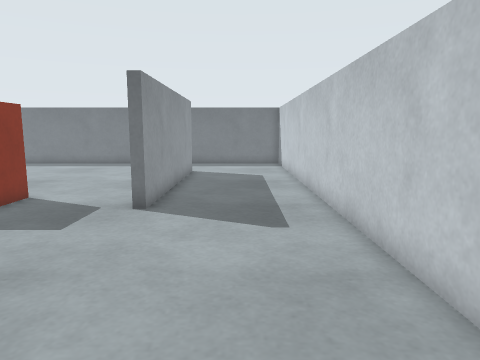
view 1 (above)

15 first-person views from a walk through a world built for the Webots simulator. The camera is 0.57 m above the floor, tilts 8° down and sees 70° across. The floor is counted in squares, 0.25 m on a side. Each view is taken from the middle of a square. On the plan, view 1 faces up. The plan holds only what a view shows up to about 19 squares ahead; the rest is blank. Robots are left out.

view 2
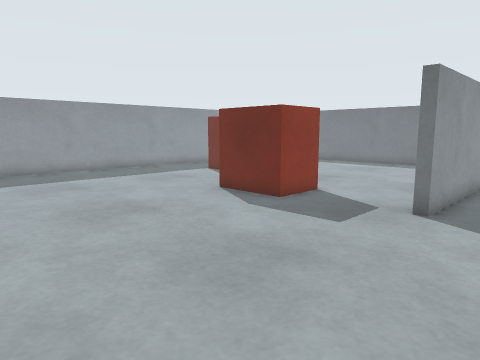

view 3
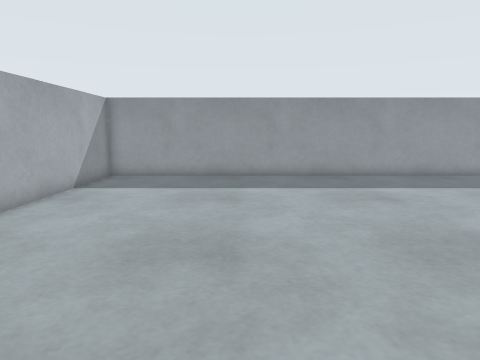

view 4
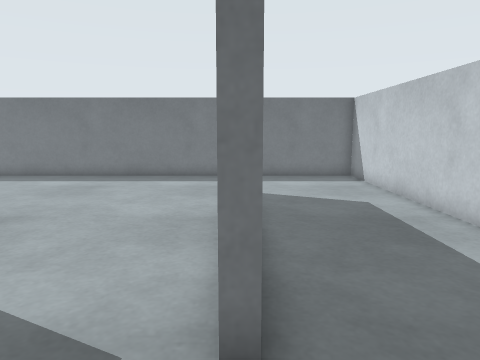

view 5
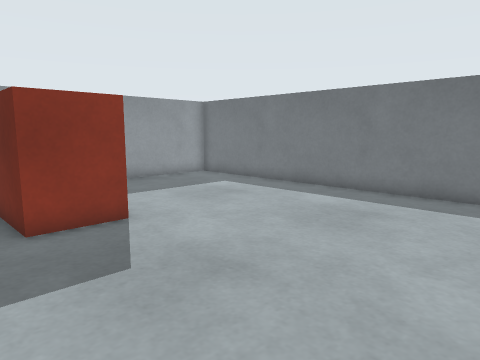

view 6
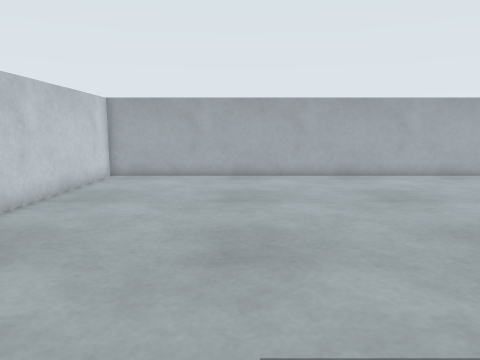

view 7
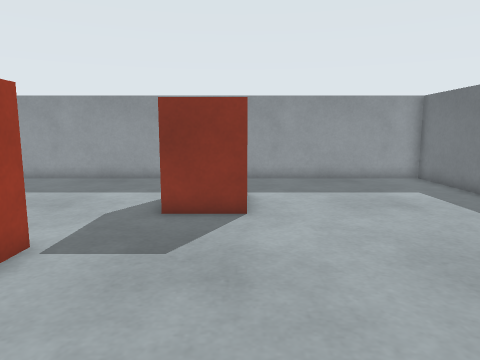

view 8
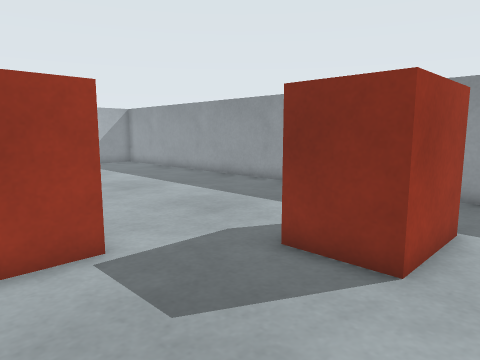

view 9
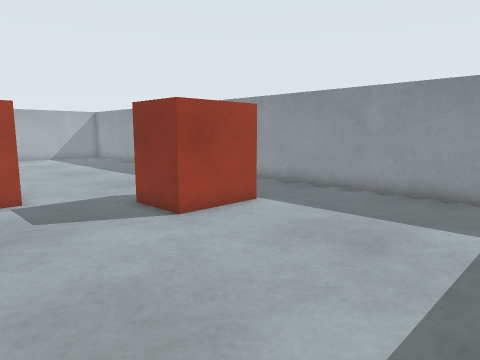

view 10
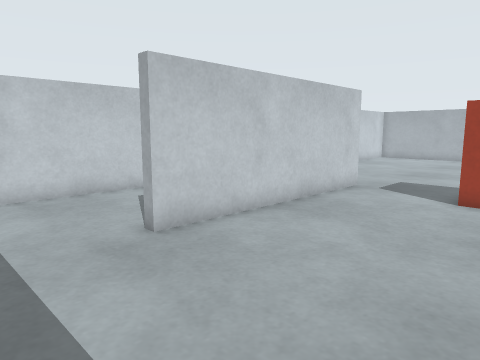

view 11
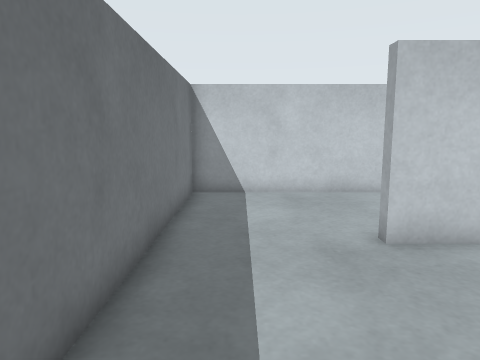

view 12
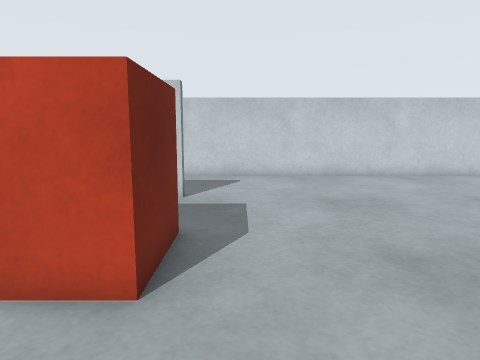

view 13
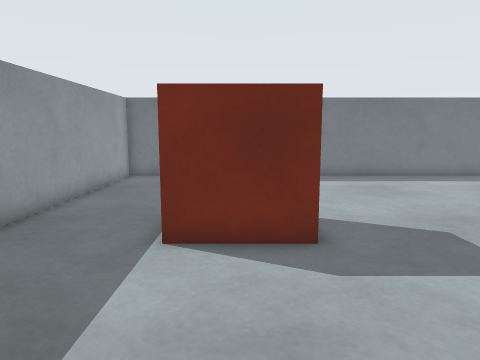

view 14
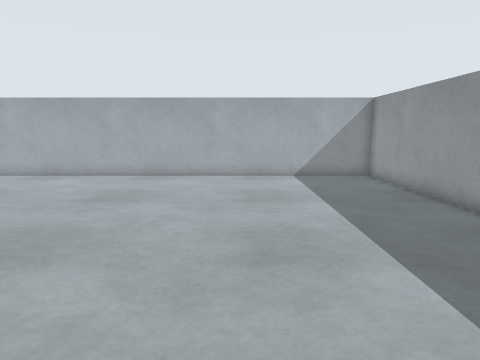

view 15
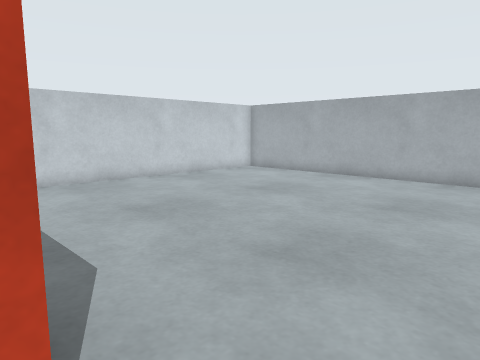

### Floor plan
Key: @ floor where view 1 was taken; # wall or solid block; . floor; B red box.
Columns run from 21 left of view 1 to 3 right of it. Each row starts with its distance up from view 1.
 25 #########################
 24 #.......................#
 23 #.......................#
 22 #.......................#
 21 #.......................#
 20 #.......................#
 19 #.................#.....#
 18 #.................#.....#
 17 #.................#.....#
 16 #...BBBBB.........#.....#
 15 #...    B.........#.....#
 14 #...BBBBB.........#.....#
 13 #.................#.....#
 12 #..........BBB....#.....#
 11 #.........B   B...#.....#
 10 #.........BB BB...#.....#
  9 #..........BBB..........#
  8 #.......................#
  7 #.......................#
  6 #.......................#
  5 #.......................#
  4 #.......................#
  3 #.......................#
  2 #.......................#
  1 #.......................#
  0 #....................@..#
 -1 #.......................#
 -2 #.......................#
 -3 #.......................#
 -4 #.......................#
 -5 #.......................#
 -6 #.......................#
 -7 #########################

Where each view was taken, in squares from view 1:
view 1: 0 up, 0 right, facing up
view 2: 0 up, 0 right, facing up-left
view 3: 0 up, 3 left, facing left
view 4: 7 up, 3 left, facing up
view 5: 12 up, 5 left, facing up-left
view 6: 11 up, 4 left, facing down
view 7: 16 up, 4 left, facing left
view 8: 18 up, 8 left, facing down-left
view 9: 24 up, 8 left, facing down-left
view 10: 24 up, 10 left, facing down-right
view 11: 23 up, 10 left, facing right
view 12: 8 up, 15 left, facing right
view 13: 7 up, 15 left, facing up
view 14: 11 up, 14 left, facing down
view 15: 10 up, 13 left, facing down-right
